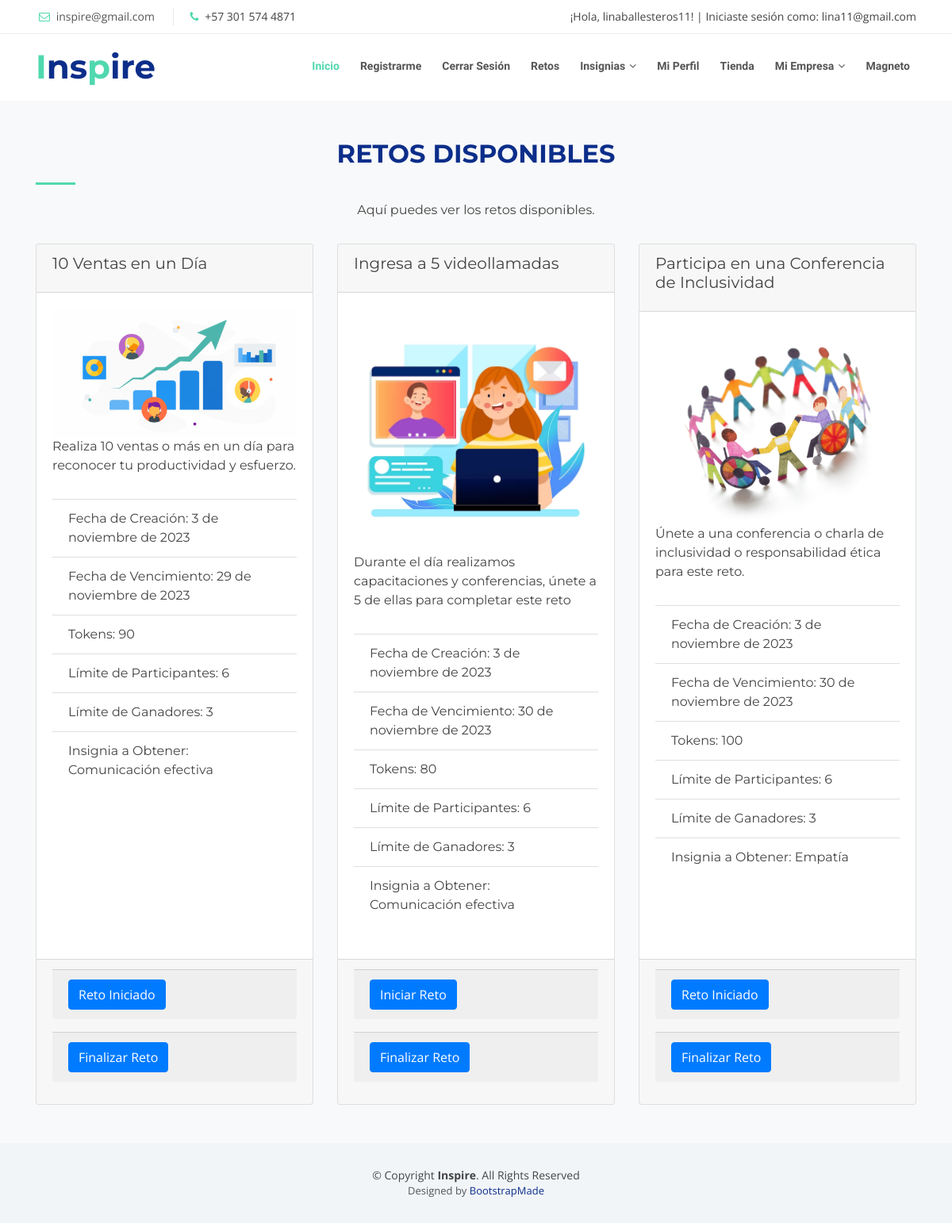
The app's page /view_challenges (signed in), older data.
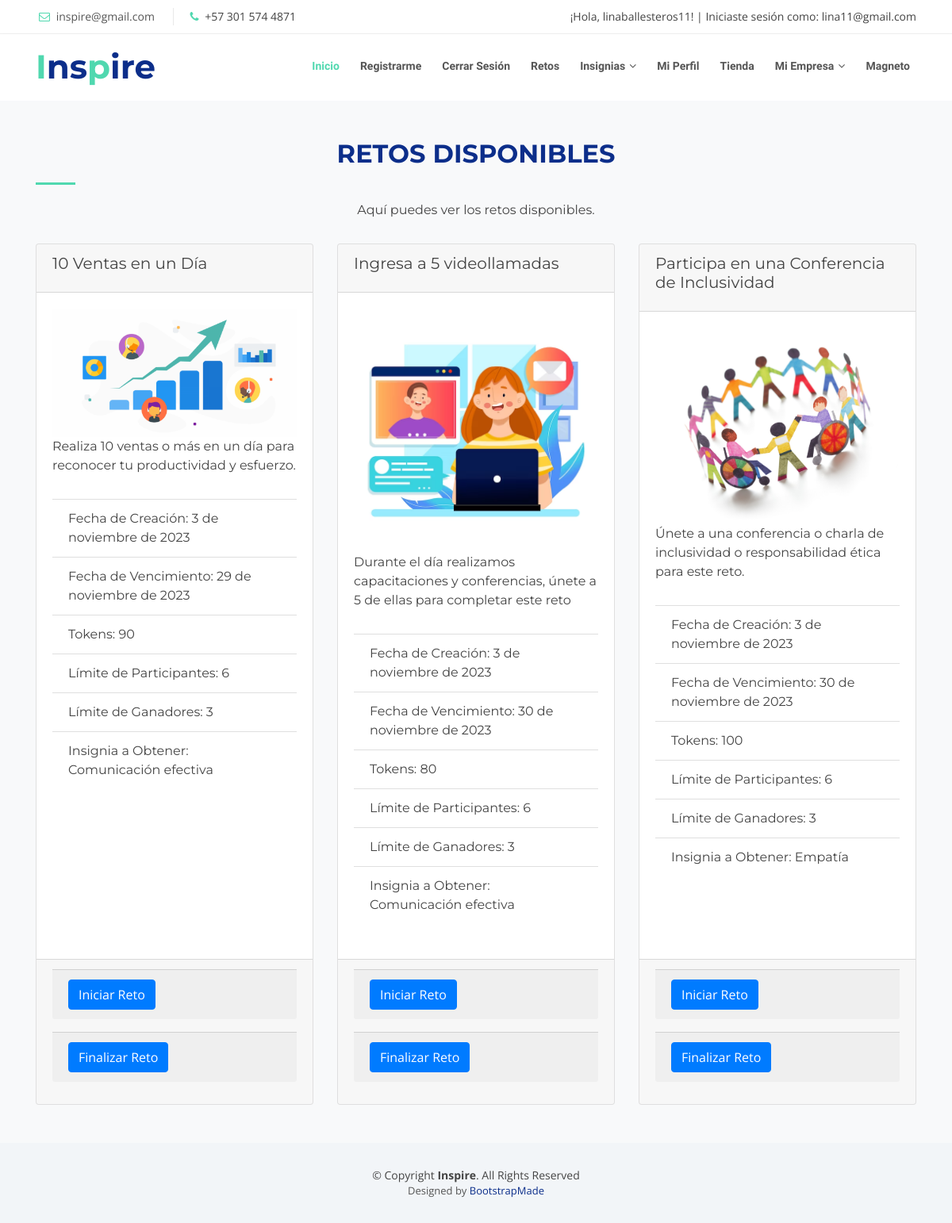
The same page, newer data.
### challenges/models.py (models this page shows)
class Reto(models.Model):
    nombre =  models.CharField(max_length=100)
    descripcion =  models.CharField(max_length=100)
    imagen = models.ImageField(upload_to="uploads/")
    fecha_publicacion = models.DateField(default=date.today)
    fecha_vencimiento = models.DateField(default=date.today)
    nombre_insignia =  models.CharField(max_length=100)
    categoria_insignia = models.CharField(max_length=100, default='', choices=HABILIDADES_LISTA)
    tokens =  models.IntegerField()
    limite_participantes = models.IntegerField(default=6, choices=CANTIDAD_PARTICIPANTES)
    cantidad_ganadores = models.IntegerField()
    estado = models.CharField(max_length=10, choices=ESTADO_CHOICES, default='INICIADO')

### challenges/views.py (the view)
# urls.py: path('view_challenges', challenges_views.view_challenges, name='view_challenges'),
def view_challenges(request):
    tipo_usuario, data_usuario = get_user_type(request)
    retos = Reto.objects.all()
    print(retos)
    print(tipo_usuario)
    if tipo_usuario is None: # Ambas consultas no tienen resultados, está loggeado como admin o no se ha loggeado y no como empleador o empleado
       return redirect("login_view")
    if tipo_usuario == 'empleado':
       return render(request, 'view_challenges_employee.html', {'data_usuario':data_usuario, 'retos': retos})
    elif tipo_usuario == 'empleador':
        return render(request, "view_challenges.html", {'retos': retos})

### challenges/templates/view_challenges_employee.html (shortened to what this page needs)
<html lang="en"><head>
    <link href="static/lib/bootstrap/css/bootstrap.min.css" rel="stylesheet">
    <link rel="stylesheet" href="path/to/font-awesome/css/font-awesome.min.css">
    <link href="static/lib/font-awesome/css/font-awesome.min.css" rel="stylesheet">
    <link href="static/lib/animate/animate.min.css" rel="stylesheet">
    <link href="static/lib/ionicons/css/ionicons.min.css" rel="stylesheet">
    <link href="static/lib/owlcarousel/assets/owl.carousel.min.css" rel="stylesheet">
    <link href="static/lib/magnific-popup/magnific-popup.css" rel="stylesheet">
    <link href="static/lib/ionicons/css/ionicons.min.css" rel="stylesheet">
    <link href="static/css/style.css" rel="stylesheet">
  <style type="text/css" id="operaUserStyle"></style></head>
  <body id="body"><button type="button" id="mobile-nav-toggle"></button>
    {% include 'header.html' %}
      <main id="main">
        <section id="retos-disponibles" class="bg-light py-5">
          <div class="container">
            <div class="section-header">
              <h2 class="text-center" style="font-family: 'Montserrat', sans-serif;">Retos Disponibles</h2>
              <p class="text-center" style="font-family: 'Montserrat', sans-serif;">Aquí puedes ver los retos disponibles.</p>
            </div>
            <div class="row">
              {% for reto in retos %}
                <div class="col-lg-4 wow fadeIn" data-wow-delay="0.2s">
                  <div class="card mb-4 h-100">
                    <div class="card-header">
                      <h5 class="card-title" style="font-family: 'Montserrat', sans-serif;">{{ reto.nombre }}</h5>
                    </div>
                    <div class="card-body">
                      <img src="{{ reto.imagen.url }}" class="card-img-top" alt="{{ reto.nombre }}">
                      <p class="card-text" style="font-family: 'Montserrat', sans-serif;">{{ reto.descripcion }}</p>
                      <ul class="list-group list-group-flush">
                        <li class="list-group-item" style="font-family: 'Montserrat', sans-serif;">Fecha de Creación: {{ reto.fecha_publicacion }}</li>
                        <li class="list-group-item" style="font-family: 'Montserrat', sans-serif;">Fecha de Vencimiento: {{ reto.fecha_vencimiento }}</li>
                        <li class="list-group-item" style="font-family: 'Montserrat', sans-serif;">Tokens: {{ reto.tokens }}</li>
                        <li class="list-group-item" style="font-family: 'Montserrat', sans-serif;">Límite de Participantes: {{ reto.limite_participantes }}</li>
                        <li class="list-group-item" style="font-family: 'Montserrat', sans-serif;">Límite de Ganadores: {{ reto.cantidad_ganadores }}</li>
                        <li class="list-group-item" style="font-family: 'Montserrat', sans-serif;">Insignia a Obtener: {{ reto.categoria_insignia }}</li>
                      </ul>
                    </div>
                    {% if reto.id %}
                    <div class="card-footer">
                        <form id="iniciar-reto-form" method="post" action="{% url 'start_challenge' reto_id=reto.id %}">
                            <div class="card-footer">
                                <button type="submit" class="btn btn-primary iniciar-reto-btn">
                                    {% if reto.estado == 'INICIADO' %}
                                        Reto Iniciado
                                    {% else %}
                                        Iniciar Reto
                                    {% endif %}
                                </button>
                            </div>
                        </form>
                        <form id="finalizar-reto-form" method="post" action="{% url 'end_challenge' reto_id=reto.id %}">
                            <div class="card-footer">
                                <button type="submit" class="btn btn-primary finalizar-reto-btn">
                                    {% if reto.estado2 == 'FINALIZADO' %}
                                    Reto Finalizado
                                    {% else %}
                                      Finalizar Reto
                                    {% endif %}
                                </button>
                    </div>
                </form>
                    </div>
                    {% endif %}
                  </div>
                </div>
              {% endfor %}
            </div>
          </div>
        </section>
      </main>
      <footer id="footer">
        <div class="container">
          <div class="copyright">
            © Copyright <strong>Inspire</strong>. All Rights Reserved
          </div>
          <div class="credits">
            Designed by <a href="https://bootstrapmade.com/">BootstrapMade</a>
          </div>
        </div>
      </footer>
          <div id="mobile-body-overly"></div></body></html>

### menu/templates/header.html (shortened to what this page needs)
    <section id="topbar" class="d-none d-lg-block">
      <div class="container clearfix">
        <div class="contact-info float-left">
          <i class="fa fa-envelope-o"></i> <a href="mailto:contact@example.com">inspire@gmail.com</a>
          <i class="fa fa-phone"></i> +57 301 574 4871
        </div>
        <div class="social-links float-right">
          <div class="user-info">
            {% if user.is_authenticated %}
                ¡Hola, {{ user.username }}! | Iniciaste sesión como: {{ user.email}}
            {% endif %}
        </div>
        </div>
      </div>
    </section>
    <div id="header-sticky-wrapper" class="sticky-wrapper" style="height: 84px;">
      <header id="header">
        <div class="container">
          <div id="logo" class="pull-left">
            <h1><a href="#body" class="scrollto"><span>I</span>ns<span>p</span>ire</a></h1>
          </div>
          <nav id="nav-menu-container">
            <ul class="nav-menu sf-js-enabled sf-arrows" style="touch-action: pan-y;"><li class="menu-active"><a href="http://localhost:8000">Inicio</a></li>
            <li><a href="http://localhost:8000/sign_up_type">Registrarme</a></li>
            {% if user.is_authenticated %}
            <li><a href="http://localhost:8000/log_out">Cerrar Sesión</a></li>
            {% else %}
            <li><a href="http://localhost:8000/login_view">Iniciar Sesión</a></li>
            {% endif %}
            <li><a href="http://localhost:8000/challenges">Retos</a></li>
            <li class="menu-has-children"><a href="http://localhost:8000/badges" class="sf-with-ul">Insignias</a>
            </li>
            <li><a href="http://localhost:8000/profile">Mi Perfil</a></li>
            <li><a href="#team">Tienda</a></li>
            <li class="menu-has-children"><a href="" class="sf-with-ul">Mi Empresa</a>
            </li>
            <li><a href="https://www.magneto365.com/home/ ">Magneto</a></li>
          </ul>
        </nav>
      </div>
    </header></div>

### challenges/static/css/style.css (style rules this page uses)
body { background: #fff; color: #444; font-family: "Open Sans", sans-serif; }
a { color: #50d8af; transition: 0.5s; }
p { padding: 0; margin: 0 0 30px 0; }
h1, h2, h3, h4, h5, h6 { font-family: "Montserrat", sans-serif; font-weight: 400; margin: 0 0 20px 0; padding: 0; }
#topbar { background: #fff; padding: 10px 0; border-bottom: 1px solid #eee; font-size: 14px; }
#topbar .contact-info a { line-height: 1; color: #555; }
#topbar .contact-info i { color: #50d8af; padding: 4px; }
#topbar .contact-info .fa-phone { padding-left: 20px; margin-left: 20px; border-left: 1px solid #e9e9e9; }
#header { padding: 20px 0; height: 84px; transition: all 0.5s; z-index: 997; background: #fff; box-shadow: 0px 6px 9px 0px rgba(0, 0, 0, 0.06); }
#header #logo h1 { font-size: 42px; margin: 0; padding: 0; line-height: 1; font-family: "Montserrat", sans-serif; font-weight: 700; }
#header #logo h1 a { color: #0c2e8a; line-height: 1; display: inline-block; }
#header #logo h1 a span { color: #50d8af; }
.nav-menu, .nav-menu * { margin: 0; padding: 0; list-style: none; }
.nav-menu li { position: relative; white-space: nowrap; }
.nav-menu > li { float: left; }
.sf-arrows .sf-with-ul { padding-right: 22px; }
.sf-arrows .sf-with-ul:after { content: "\f107"; position: absolute; right: 8px; font-family: FontAwesome; font-style: normal; font-weight: normal; }
#nav-menu-container { float: right; margin: 0; }
.nav-menu a { padding: 10px 8px; text-decoration: none; display: inline-block; color: #555; font-family: "Raleway", sans-serif; font-weight: 700; font-size: 14px; outline: none; }
.nav-menu li:hover > a, .nav-menu .menu-active > a { color: #50d8af; }
.nav-menu > li { margin-left: 10px; }
#mobile-nav { position: fixed; top: 0; padding-top: 18px; bottom: 0; z-index: 998; background: rgba(52, 59, 64, 0.9); left: -260px; width: 260px; overflow-y: auto; transition: 0.4s; }
#mobile-nav ul { padding: 0; margin: 0; list-style: none; }
#mobile-nav ul li { position: relative; }
#mobile-nav ul li a { color: #fff; font-size: 16px; overflow: hidden; padding: 10px 22px 10px 15px; position: relative; text-decoration: none; width: 100%; display: block; outline: none; }
.section-header { margin-bottom: 30px; }
.section-header h2 { font-size: 32px; color: #0c2e8a; text-transform: uppercase; font-weight: 700; position: relative; padding-bottom: 20px; }
.section-header h2::before { content: ''; position: absolute; display: block; width: 50px; height: 3px; background: #50d8af; bottom: 0; left: 0; }
.section-header p { padding: 0; margin: 0; }
#footer { background: #f2f5f8; padding: 0 0 30px 0; font-size: 14px; }
#footer .copyright { text-align: center; padding-top: 30px; }
#footer .credits { text-align: center; font-size: 13px; color: #555; }
#footer .credits a { color: #0c2e8a; }

Row changes from the older to the newer data that the page shows:
changed Reto "10 Ventas en un Día": estado "Reto Iniciado" → "Iniciar Reto"
changed Reto "Participa en una Conferencia de Inclusividad": estado "Reto Iniciado" → "Iniciar Reto"
